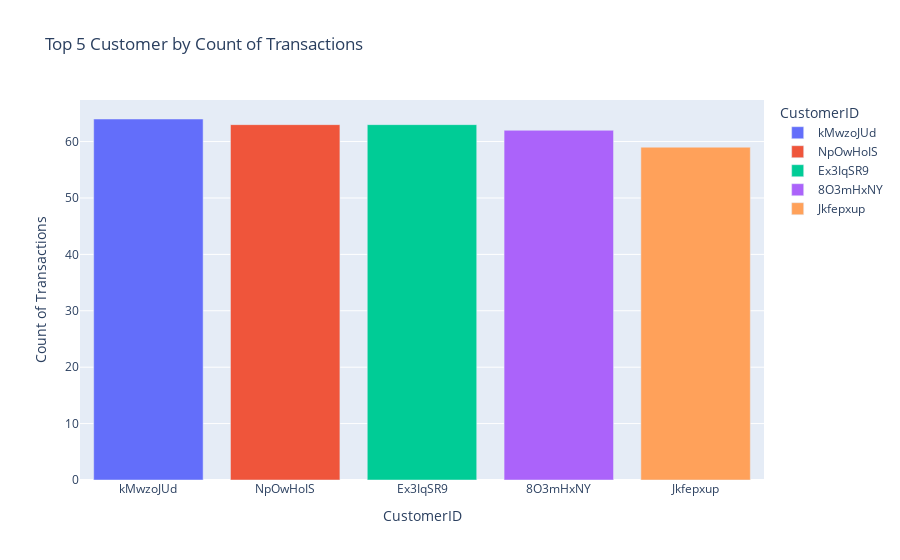

The notebook cell saved with this chart:
### Code cell
fig4 = make_subplots(rows=1, cols=2)

fig4 = px.bar(top_5_Customers_df, x='CustomerID', y='Count of Transactions', color='CustomerID', title='Top 5 Customer by Count of Transactions')

# Update layout to hide the legend if you want
fig4.update_layout(
    xaxis_title='CustomerID',
    yaxis_title='Count of Transactions',
    showlegend=True  # Set to False if you want to hide the legend
)

# Show plot
fig4.show()

### Figure 1 — Plotly figure (JSON) as saved in the notebook; plotly's stock layout.template omitted (floating-point values rounded to 4 significant figures)
{"data": [{"alignmentgroup": "True", "hovertemplate": "CustomerID=%{x}<br>Count of Transactions=%{y}<extra></extra>", "legendgroup": "kMwzoJUd", "marker": {"color": "#636efa", "pattern": {"shape": ""}}, "name": "kMwzoJUd", "offsetgroup": "kMwzoJUd", "orientation": "v", "showlegend": true, "textposition": "auto", "type": "bar", "x": ["kMwzoJUd"], "xaxis": "x", "y": [64], "yaxis": "y"}, {"alignmentgroup": "True", "hovertemplate": "CustomerID=%{x}<br>Count of Transactions=%{y}<extra></extra>", "legendgroup": "NpOwHoIS", "marker": {"color": "#EF553B", "pattern": {"shape": ""}}, "name": "NpOwHoIS", "offsetgroup": "NpOwHoIS", "orientation": "v", "showlegend": true, "textposition": "auto", "type": "bar", "x": ["NpOwHoIS"], "xaxis": "x", "y": [63], "yaxis": "y"}, {"alignmentgroup": "True", "hovertemplate": "CustomerID=%{x}<br>Count of Transactions=%{y}<extra></extra>", "legendgroup": "Ex3IqSR9", "marker": {"color": "#00cc96", "pattern": {"shape": ""}}, "name": "Ex3IqSR9", "offsetgroup": "Ex3IqSR9", "orientation": "v", "showlegend": true, "textposition": "auto", "type": "bar", "x": ["Ex3IqSR9"], "xaxis": "x", "y": [63], "yaxis": "y"}, {"alignmentgroup": "True", "hovertemplate": "CustomerID=%{x}<br>Count of Transactions=%{y}<extra></extra>", "legendgroup": "8O3mHxNY", "marker": {"color": "#ab63fa", "pattern": {"shape": ""}}, "name": "8O3mHxNY", "offsetgroup": "8O3mHxNY", "orientation": "v", "showlegend": true, "textposition": "auto", "type": "bar", "x": ["8O3mHxNY"], "xaxis": "x", "y": [62], "yaxis": "y"}, {"alignmentgroup": "True", "hovertemplate": "CustomerID=%{x}<br>Count of Transactions=%{y}<extra></extra>", "legendgroup": "Jkfepxup", "marker": {"color": "#FFA15A", "pattern": {"shape": ""}}, "name": "Jkfepxup", "offsetgroup": "Jkfepxup", "orientation": "v", "showlegend": true, "textposition": "auto", "type": "bar", "x": ["Jkfepxup"], "xaxis": "x", "y": [59], "yaxis": "y"}], "layout": {"autosize": true, "barmode": "relative", "legend": {"title": {"text": "CustomerID"}, "tracegroupgap": 0}, "showlegend": true, "title": {"text": "Top 5 Customer by Count of Transactions"}, "xaxis": {"anchor": "y", "autorange": true, "categoryarray": ["kMwzoJUd", "NpOwHoIS", "Ex3IqSR9", "8O3mHxNY", "Jkfepxup"], "categoryorder": "array", "domain": [0, 1], "range": [-0.5, 4.5], "title": {"text": "CustomerID"}, "type": "category"}, "yaxis": {"anchor": "x", "autorange": true, "domain": [0, 1], "range": [0, 67.37], "title": {"text": "Count of Transactions"}, "type": "linear"}}}
